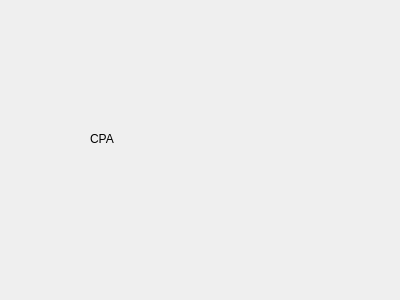
<?xml version="1.0" encoding="UTF-8"?>
<ui version="4.0">
 <class>ChordPatternAttachmentView</class>
 <widget class="QWidget" name="ChordPatternAttachmentView">
  <property name="geometry">
   <rect>
    <x>0</x>
    <y>0</y>
    <width>400</width>
    <height>300</height>
   </rect>
  </property>
  <property name="windowTitle">
   <string>Form</string>
  </property>
  <widget class="QLabel" name="label">
   <property name="geometry">
    <rect>
     <x>90</x>
     <y>130</y>
     <width>62</width>
     <height>17</height>
    </rect>
   </property>
   <property name="text">
    <string>CPA</string>
   </property>
  </widget>
 </widget>
 <resources/>
 <connections/>
</ui>
